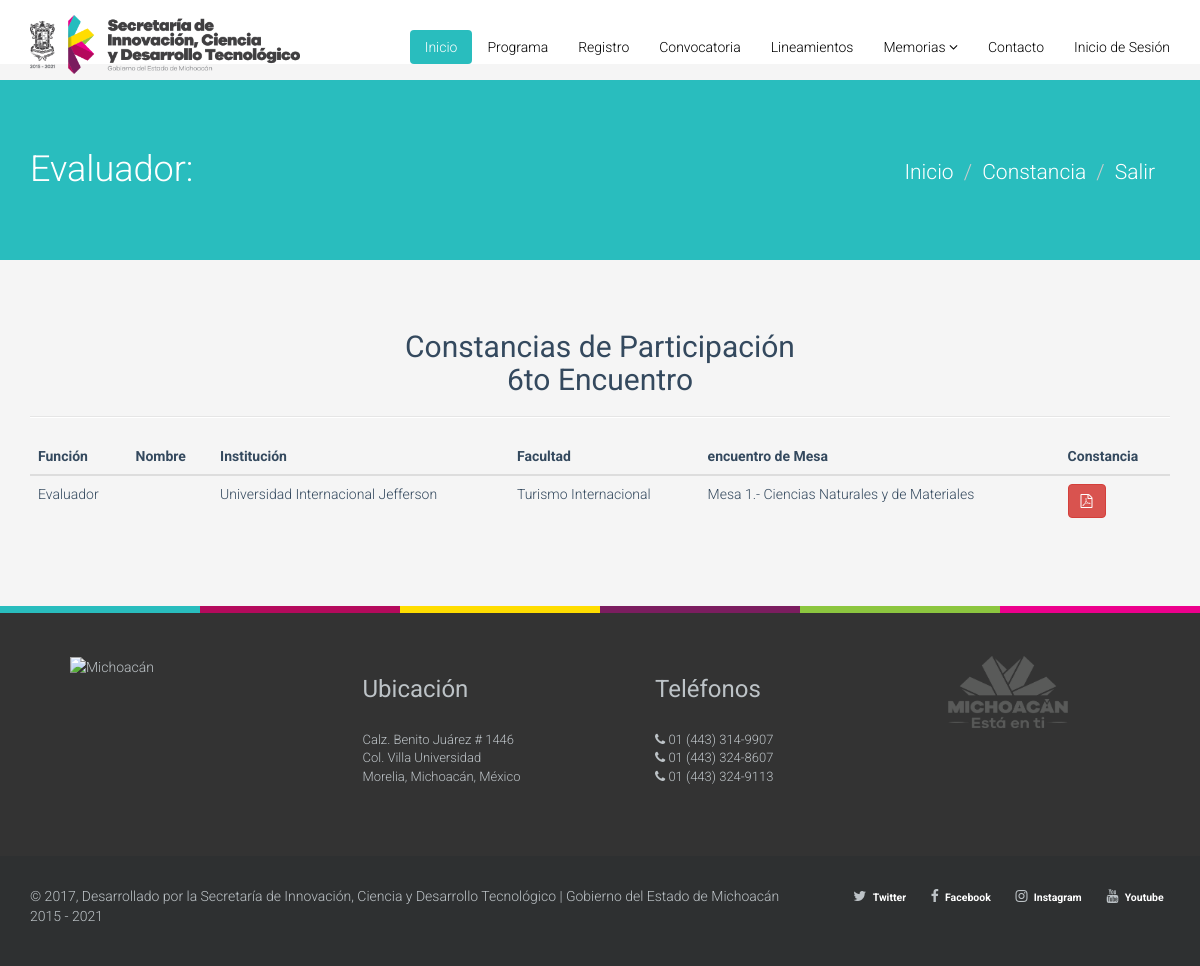
The app's page /index.php/encuentro/constancia with its own data.
### tables this page shows
CREATE TABLE `usuarios` (
  `id_usuarios` int(11) NOT NULL,
  `nombre` varchar(255) NOT NULL,
  `a_paterno` varchar(255) NOT NULL,
  `a_materno` varchar(255) NOT NULL,
  `edad` int(11) NOT NULL,
  `genero` int(11) NOT NULL,
  `nacionalidad` int(11) NOT NULL,
  `otra_nac` varchar(255) NOT NULL,
  `estado` int(11) NOT NULL,
  `municipio` int(11) NOT NULL,
  `otro_mun` varchar(255) NOT NULL,
  `email` varchar(255) NOT NULL,
  `institucion` int(11) NOT NULL,
  `otra_ins` varchar(255) NOT NULL,
  `facultad` int(11) NOT NULL,
  `otra_fac` varchar(255) NOT NULL,
  `nivel` int(11) NOT NULL,
  `otro_nivel` varchar(255) NOT NULL,
  `mesa` int(11) NOT NULL,
  `modalidad` int(11) NOT NULL,
  `area_id` int(11) DEFAULT NULL,
  `password` varchar(255) NOT NULL,
  `username` varchar(255) NOT NULL,
  `puesto` varchar(100) NOT NULL,
  `token` varchar(60) DEFAULT NULL,
  `created_at` timestamp(6) NULL DEFAULT CURRENT_TIMESTAMP(6),
  `request_token` timestamp NULL DEFAULT CURRENT_TIMESTAMP
);

CREATE TABLE `institucion` (
  `id_institucion` int(11) NOT NULL,
  `nombre_ins` varchar(255) NOT NULL
);

CREATE TABLE `facultad` (
  `id_facultad` int(5) NOT NULL,
  `institucion_id` int(5) NOT NULL,
  `nombre_fac` varchar(255) NOT NULL
);

CREATE TABLE `area_tematica` (
  `id_tematica` int(11) NOT NULL,
  `nombre_tem` varchar(255) NOT NULL
);

### application/controllers/Encuentro.php (called while the page is built, shortened)
<?php if ( ! defined('BASEPATH')) exit('No direct script access allowed');
class Encuentro extends MY_Controller {
    public function __construct()
    {
        $this->load->model('Encuentro_model');
        $this->load->library('session','pagination');
        $this->load->helper('url','form');
    }
    public function constancia()
    {
        $data['pdf'] = $this->Encuentro_model->list_encuentro_pdf(1);
        $this->load->view("theme/header");
        $this->load->view("theme/menu");
        $this->load->view("encuentro/constancia",$data);
        $this->load->view("theme/footer");
    }
}

### index.php (called while the page is built, shortened)
<?php
require_once BASEPATH.'core/CodeIgniter.php';

### application/models/Encuentro_model.php (called while the page is built, shortened)
    <?php if ( ! defined('BASEPATH')) exit('No direct script access allowed');
class Encuentro_model extends CI_Model {
    public function list_encuentro_pdf($id_usuarios = false)
    {
        if($id_usuarios === false)
        {
            $this->db->select('u.id_usuarios, u.username, u.nombre, u.a_paterno, u.a_materno, a.nombre_tem, i.nombre_ins, f.nombre_fac');
            $this->db->from('usuarios u');
            $this->db->join('area_tematica a', 'u.mesa = a.id_tematica');
            $this->db->join('institucion i', 'u.institucion = i.id_institucion');
            $this->db->join('facultad f', 'u.institucion = f.id_facultad');
        }else{
            $this->db->select('u.id_usuarios, u.username, u.nombre, u.a_paterno, u.a_materno, a.nombre_tem, i.nombre_ins, f.nombre_fac');
            $this->db->from('usuarios u');
            $this->db->join('area_tematica a', 'u.mesa = a.id_tematica');
            $this->db->join('institucion i', 'u.institucion = i.id_institucion');
            $this->db->join('facultad f', 'u.institucion = f.id_facultad');
            $this->db->where('u.id_usuarios',$id_usuarios);
        }
        $query = $this->db->get();
        if($query->num_rows() > 0 )
          {
              return $query->result();
          }else{
            return FALSE;
          }
    }
}

### application/views/encuentro/constancia.php (the view, shortened to what this page needs)
<?php
  $nombre = $this->session->userdata('nombre');
  $a_paterno = $this->session->userdata('a_paterno');
  $a_materno = $this->session->userdata('a_materno');
  $nombres = $nombre .' '.$a_paterno .' '.$a_materno;
?>
<section id="title" class="emerald">
<div class="container">
<div class="row">
<div class="col-sm-6">
<h1>Evaluador: <?php echo $nombre .' '.$a_paterno .' '.$a_materno ?></h1>
</div>
<div class="col-sm-6">
<ul class="breadcrumb pull-right lead">
    <li><a href="<?php echo site_url('encuentro/index') ?>">Inicio</a></li>
    <li class="active"><a href="<?php echo site_url('encuentro/listado') ?>">Constancia</a></li>
    <li><a href="<?php echo site_url("login/salir") ?>">Salir</a></li>
</ul>
</div>
</div>
</div>
</section>
<section id="career" class="container">
<div class="center">
<h2>Constancias de Participación <br> 6to Encuentro </h2>
</div>
<hr>
<div class="row">
<div class="col-md-12">
<div class="table-responsive">
<table class="table">
     <thead>
 <tr>
            <th>Función</th>
            <th>Nombre</th>
            <th>Institución</th>
            <th>Facultad</th>
            <th>encuentro de Mesa</th>
            <th>Constancia</th>
 </tr>
 </thead>
 <tbody>
 <?php
            foreach ($pdf as $row) {
               echo "<tr>
               <td>Evaluador</td>
               <td>$nombres</td>
               <td>$row->nombre_ins</td>
               <td>$row->nombre_fac</td>
               <td>$row->nombre_tem</td>
               <td><a href='" . base_url() . "encuentro/constancias/$row->id_usuarios' target='_blank'><button type='button' class='btn btn-danger' data-toggle='tooltip' data-placement='bottom' title='$nombres'><i class='fa fa-file-pdf-o' aria-hidden='true'></i></button></a></td></td>";
           }
?>
 </tbody>
 </table>
</div>
</div>
</div>
</section>

### assets/css/main.css (style rules this page uses)
body { padding-top:80px;color:#34495e;background:#f5f5f5;font-family:'Roboto',sans-serif;font-weight:300; }
h1,h2,h3,h4,h5,h6 { font-family:'Roboto',sans-serif;font-weight:400; }
a { color:#34495e;-webkit-transition:300ms;-moz-transition:300ms;-o-transition:300ms;transition:300ms; }
hr { border-top:1px solid #e5e5e5;border-bottom:1px solid #fff; }
.btn { font-weight:400; }
body>section { padding:50px 0; }
.turquoise,.green-sea,.sun-flower,.orange,.emerald,.nephrits,.carrot,.pumkin,.peter-river,.belize-hole,.alizarin,.pomegranate,.amethyst,.wisteria,.clouds .silver,.wet-asphalt,.midnight-blue,.concrete,.asbestos { color:#fff; }
.turquoise h1,.green-sea h1,.sun-flower h1,.orange h1,.emerald h1,.nephrits h1,.carrot h1,.pumkin h1,.peter-river h1,.belize-hole h1,.alizarin h1,.pomegranate h1,.amethyst h1,.wisteria h1,.clouds .silver h1,.wet-asphalt h1,.midnight-blue h1,.concrete h1,.asbestos h1,.turquoise h2,.green-sea h2,.sun-flower h2,.orange h2,.emerald h2,.nephrits h2,.carrot h2,.pumkin h2,.peter-river h2,.belize-hole h2,.alizarin h2,.pomegranate h2,.amethyst h2,.wisteria h2,.clouds .silver h2,.wet-asphalt h2,.midnight-blue h2,.concrete h2,.asbestos h2,.turquoise h3,.green-sea h3,.sun-flower h3,.orange h3,.emerald h3,.nephrits h3,.carrot h3,.pumkin h3,.peter-river h3,.belize-hole h3,.alizarin h3,.pomegranate h3,.amethyst h3,.wisteria h3,.clouds .silver h3,.wet-asphalt h3,.midnight-blue h3,.concrete h3,.asbestos h3,.turquoise h4,.green-sea h4,.sun-flower h4,.orange h4,.emerald h4,.nephrits h4,.carrot h4,.pumkin h4,.peter-river h4,.belize-hole h4,.alizarin h4,.pomegranate h4,.amethyst h4,.wisteria h4,.clouds .silver h4,.wet-asphalt h4,.midnight-blue h4,.concrete h4,.asbestos h4,.turquoise h5,.green-sea h5,.sun-flower h5,.orange h5,.emerald h5,.nephrits h5,.carrot h5,.pumkin h5,.peter-river h5,.belize-hole h5,.alizarin h5,.pomegranate h5,.amethyst h5,.wisteria h5,.clouds .silver h5,.wet-asphalt h5,.midnight-blue h5,.concrete h5,.asbestos h5,.turquoise h6,.green-sea h6,.sun-flower h6,.orange h6,.emerald h6,.nephrits h6,.carrot h6,.pumkin h6,.peter-river h6,.belize-hole h6,.alizarin h6,.pomegranate h6,.amethyst h6,.wisteria h6,.clouds .silver h6,.wet-asphalt h6,.midnight-blue h6,.concrete h6,.asbestos h6 { color:#fff; }
.emerald { background-color:#29bdbe; }
#title h1 { font-size:36px;font-weight:300; }
.center { text-align:center; }
ul.breadcrumb { margin:20px 0 0;background:transparent; }
ul.breadcrumb>li { text-shadow:none; }
ul.breadcrumb>li>a,ul.breadcrumb>li .divider { color:#fff; }
ul.breadcrumb>li.active { color:rgba(255,255,255,0.7); }
.row>div { margin-bottom:10px; }
a { color: #23bab5; }
ul { list-style-type: none; }

### records on screen
usuarios: institucion.nombre_ins "Universidad Internacional Jefferson", facultad.nombre_fac "Turismo Internacional", area_tematica.nombre_tem "Mesa 1.- Ciencias Naturales y de Materiales"
